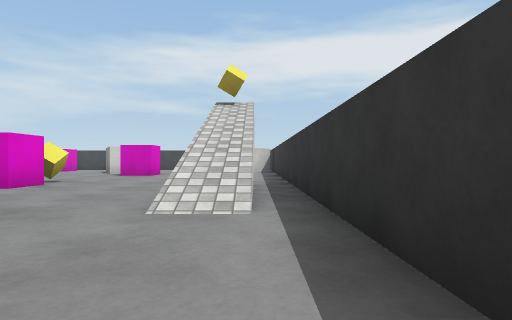
view 1 (above)

19 first-person views from a walk through a 3-D level made in the Unity game engine. The camera is 0.51 m above the floor, looks level and sees 75° across. The floor is counted in squares, 1 m on a side. Each view is taken from the middle of a square. On the plan, view 1 faces up. The plan holds only what a view shows up to about 9 squares ahead; the rest is blank. The player character is not drawn. Surface patterns are stand-ins for the level's own textures.

view 2
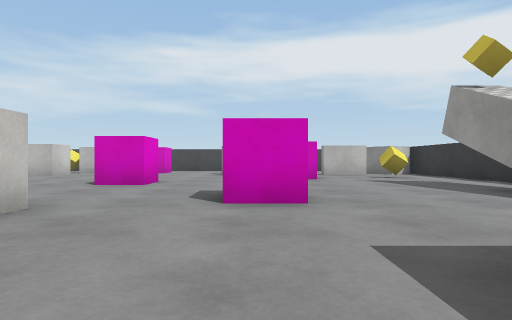

view 3
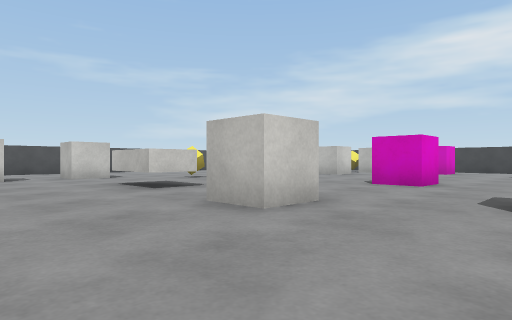

view 4
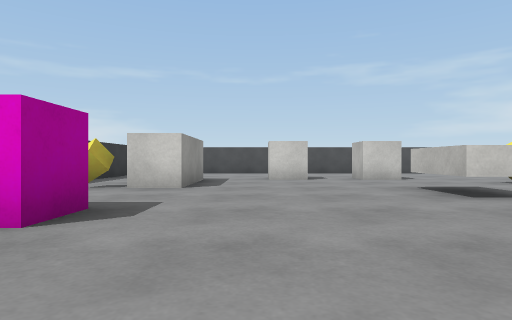

view 5
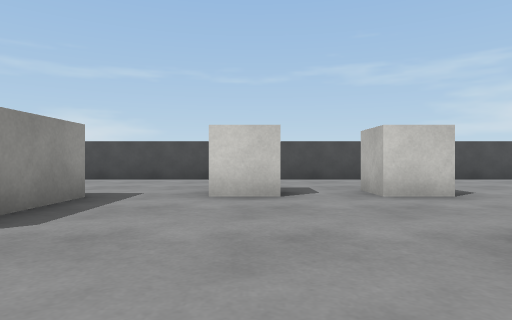

view 6
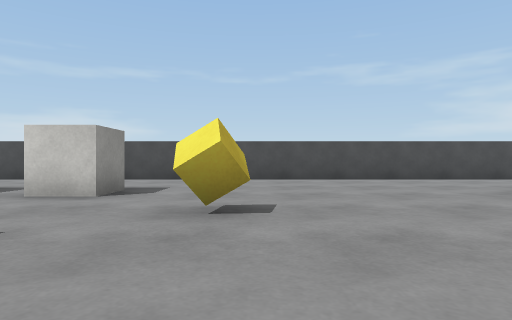

view 7
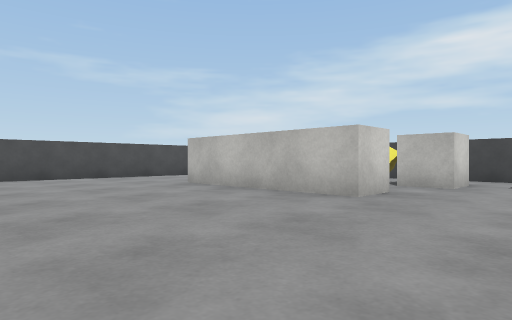

view 8
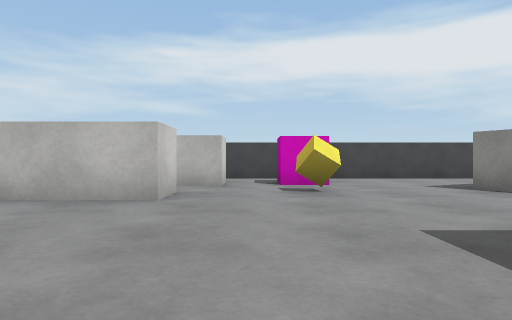

view 9
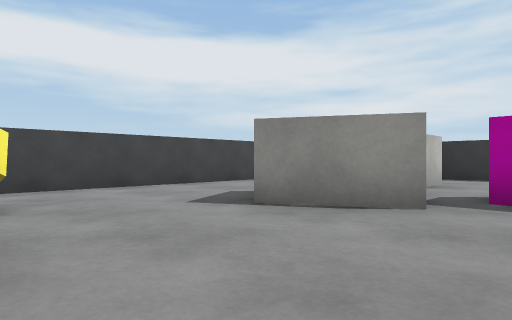

view 10
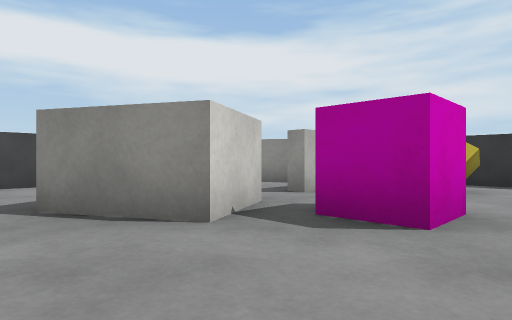

view 11
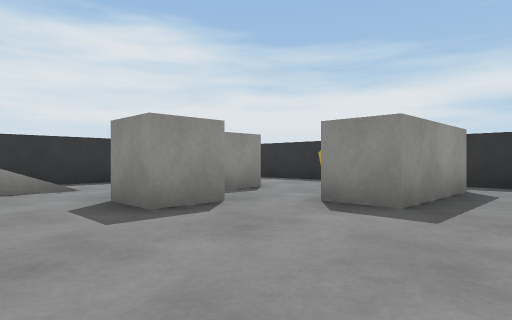

view 12
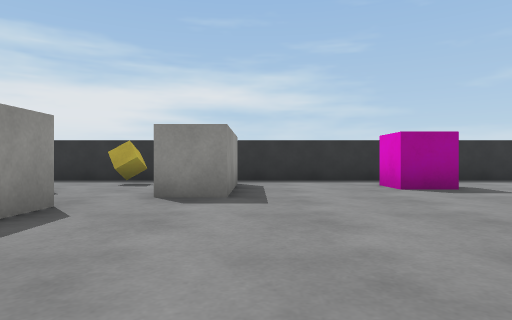

view 13
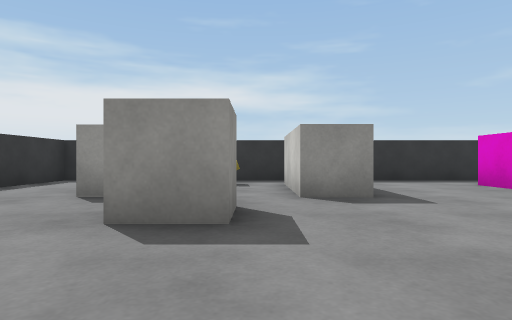

view 14
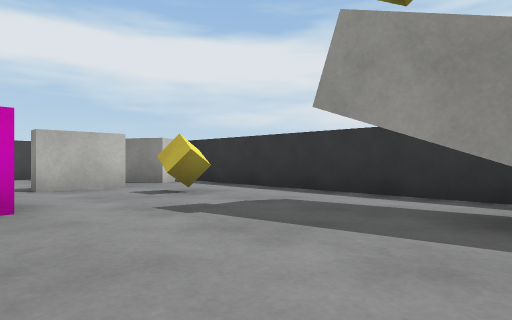

view 15
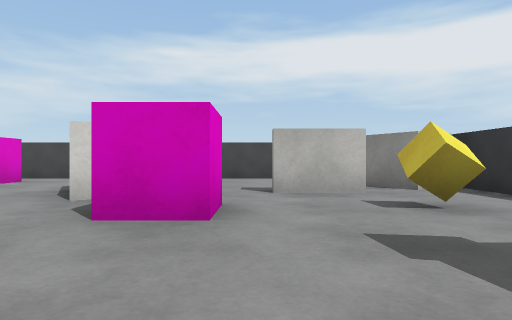

view 16
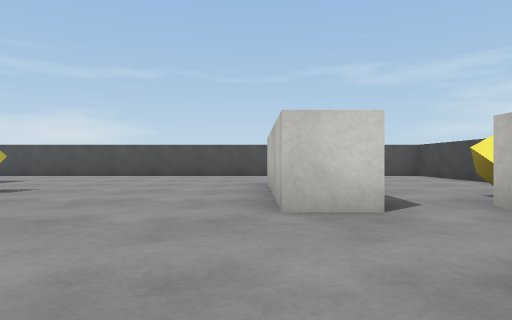

view 17
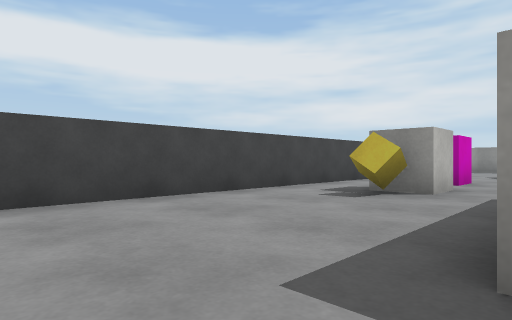

view 18
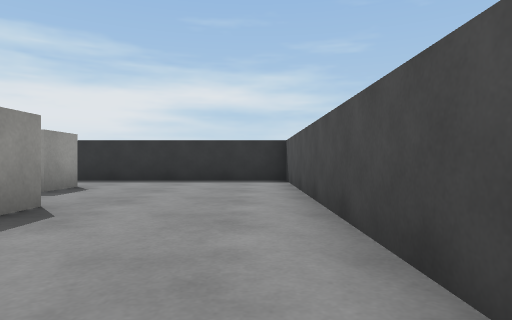

view 19
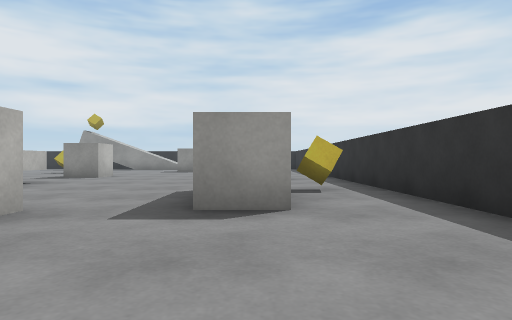

### Floor plan
Points are (right, up) in squares from view 1. A wall is a line through its corners. A room is listed if a view was taken in it or the views show most of it. See-through windows are left out.
Room 1 (views 1, 2, 3, 4, 5, 6, 7, 8, 9, 10, 11, 12, 13, 14, 15, 16, 17, 18, 19)
walls: (-10.4, 5.9) (-10.4, 4.8) (-12, 4.8); (-11.3, 13.4) (-11.3, 12.3) (-15.5, 12.3); (-5.6, -1.2) (-5.6, 1.4) (-4.6, 1.4) (-4.6, -1); (0.8, 7.5) (0.8, 14.1); (-18.8, 6) (-18.8, -2.3) (0.8, -2.3) (0.8, 6.2); (-1.2, 13.2) (-2.7, 13.2) (-2.7, 13.6); (0.3, 13.9) (-0.3, 13.6) (-1.4, 15.5); (-2, 17.2) (-17, 17.2); (-18.8, 14.8) (-18.8, 7.5)
objects: other object (-15, 3); other object (-15, 5) to (-15, 6); other object (-14, 0) to (-12, 0); other object (-13, 8); other object (-12, -1); other object (-12, 15); other object (-11, 15); other object (-9, -1) to (-9, 0); other object (-9, 13); other object (-9, 15) to (-9, 16); other object (-8, 5); other object (-8, 9) to (-8, 10); other object (-6, 12) to (-4, 14); other object (-5, 6); other object (-5, 7); other object (-4, 3) to (-3, 3); other object (-4, 11) to (-4, 12); other object (-3, -1); other object (-2, 1); other object (-1, 8); other object (-1, 12)

Positions as (right, up) in squares from view 1, and headings:
1: (0, 0), facing up
2: (-5, 2), facing up
3: (-5, 2), facing up-left
4: (-6, 2), facing left
5: (-10, 3), facing left
6: (-10, 8), facing left
7: (-9, 8), facing up-left
8: (-10, 8), facing up
9: (-9, 11), facing up-right
10: (-7, 10), facing up-right
11: (-7, 5), facing down-right
12: (-6, 6), facing down
13: (-4, 6), facing down
14: (-4, 7), facing up-right
15: (-3, 8), facing up
16: (-8, 12), facing left
17: (-17, 13), facing up-right
18: (-18, 6), facing down
19: (-18, 0), facing right
